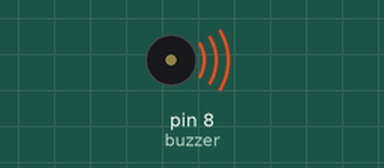
A sketch run on a simulated Arduino Uno, built with avr-gcc and run on an emulated ATmega328P. Shown: buzzer (waves = sounding).

Above: at 0.1 s.
At 86.7 s:
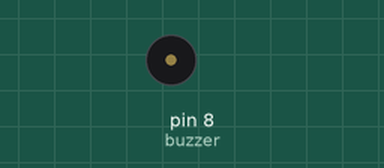
Timing chart, 0 to 88.2 s (numbered marks = the images above):
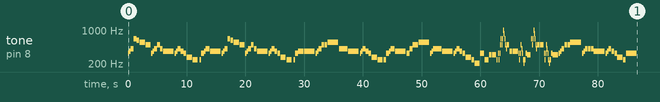

The sketch:

everglow-sketch.ino
```cpp
// Arduino Uno Music Player - Everglow (Coldplay)
// Diana Zhang, June 2021
// Musical arrangement done by me, template credits: Robson Couto at https://github.com/robsoncouto/arduino-songs

// define notes in song with ~frequency in Hz
#define NOTE_G3  196
#define NOTE_GS3 208
#define NOTE_A3  220
#define NOTE_AS3 233
#define NOTE_B3  247
#define NOTE_C4  262
#define NOTE_CS4 277
#define NOTE_D4  294
#define NOTE_DS4 311
#define NOTE_E4  330
#define NOTE_F4  349
#define NOTE_FS4 370
#define NOTE_G4  392
#define NOTE_GS4 415
#define NOTE_A4  440
#define NOTE_AS4 466
#define NOTE_B4  494
#define NOTE_C5  523
#define NOTE_CS5 554
#define NOTE_D5  587
#define NOTE_DS5 622
#define NOTE_E5  659
#define NOTE_F5  698
#define NOTE_FS5 740
#define NOTE_G5  784
#define NOTE_GS5 831
#define NOTE_A5  880
#define NOTE_AS5 932
#define NOTE_B5  988
#define NOTE_C6  1047
#define REST 0

// set speed of the song in beats per minute
int tempo = 120;

// speaker from my project was connected to pin 8 of my Arduino
int buzzer = 8;

// array containing each note + its duration of the song. Numbers used for duration correlate to the note (eg. eigth note = 8, quarter note = 4, whole note = 1, etc)
int melody[] =
{
  // arrangement done by ear

  NOTE_E4, 8,  NOTE_FS4, 8,  NOTE_GS4, 4,  NOTE_E5, 4,  NOTE_DS5, 4,  NOTE_CS5, 2,  NOTE_B4, 2,
  NOTE_E4, 8,  NOTE_FS4, 8,  NOTE_GS4, 4,  NOTE_B4, 4,  NOTE_GS4, 4,  NOTE_FS4, 1,
  NOTE_E4, 8,  NOTE_FS4, 8,  NOTE_GS4, 4,  NOTE_FS4, 4,  NOTE_E4, 4,  NOTE_CS4, 2,  NOTE_B3, 2,  REST, 8,  NOTE_B3, 8,
  NOTE_E4, 4,  NOTE_FS4, 8,  NOTE_GS4, -4,  NOTE_FS4, 1,
  NOTE_E4, 8,  NOTE_FS4, 8,  NOTE_GS4, 4,  NOTE_E5, 4,  NOTE_DS5, 4,  NOTE_CS5, 2,  NOTE_B4, 2,
  NOTE_E4, 8,  NOTE_FS4, 8,  NOTE_GS4, 4,  NOTE_B4, 4,  NOTE_GS4, 4,  NOTE_FS4, 1,
  NOTE_E4, 8,  NOTE_FS4, 8,  NOTE_GS4, 4,  NOTE_FS4, 4,  NOTE_E4, 4,  NOTE_CS4, 2,  NOTE_B3, 2,  REST, 8,  NOTE_B3, 8, NOTE_E4, 4,  NOTE_FS4, 8,  NOTE_FS4, -4,  NOTE_FS4, 1,
  NOTE_E4, 8,  NOTE_FS4, 8,  NOTE_GS4, 4,  NOTE_B4, 4,  NOTE_B4, 4, NOTE_CS5, 1,  NOTE_GS4, 4,  NOTE_GS4, 4,  NOTE_GS4, 4,  NOTE_FS4, 1,
  NOTE_E4, 8,  NOTE_FS4, 8,  NOTE_GS4, 4,  NOTE_FS4, 4,  NOTE_E4, 4,  NOTE_CS4, 2,  NOTE_B3, 2,  NOTE_B3, 4,  NOTE_E4, 4,  NOTE_FS4, 8,  NOTE_GS4, -4,  NOTE_FS4, 1,
  NOTE_E4, 4,  NOTE_GS4, 4,  NOTE_B4, 4,  NOTE_B4, 4,  NOTE_CS5, 1,
  NOTE_E4, 8,  NOTE_FS4, 8,  NOTE_GS4, 4,  NOTE_GS4, 4,  NOTE_GS4, 4,  NOTE_FS4, 1,
  NOTE_E4, 8,  NOTE_FS4, 8,  NOTE_GS4, 4,  NOTE_FS4, 4,  NOTE_E4, 4,  NOTE_CS4, 2,  NOTE_B3, 4,  NOTE_GS3, 2,
  NOTE_E4, -4,  NOTE_B3, -4, NOTE_DS4, 4,  NOTE_DS4, -4,  NOTE_B3, 8,  NOTE_E4, 16,  NOTE_B3, 16,  NOTE_E4, 16,  NOTE_B4, 16,  NOTE_E5, 16,  NOTE_B4, 16,  NOTE_E5, 16,  NOTE_B5, 16,  NOTE_GS5, 16,  NOTE_E5, 16,  NOTE_B4, 16,  NOTE_GS4, 16,  NOTE_B4, 4,  NOTE_FS4, 4,  NOTE_FS4, 2,
  NOTE_E4, 16,  NOTE_B3, 16,  NOTE_E4, 16,  NOTE_B4, 16,  NOTE_GS4, 16,  NOTE_E4, 16,  NOTE_B3, 16,  NOTE_GS3, 16,  NOTE_B3, 8,  NOTE_E4, 8,  NOTE_DS4, 3,  NOTE_E5, 16,  NOTE_B4, 16,  NOTE_E5, 16,  NOTE_B5, 16,  NOTE_GS5, 16,  NOTE_E5, 16,  NOTE_B4, 16,  NOTE_GS4, 16,  NOTE_B4, 4, NOTE_B4, 3,
  NOTE_E4, 16,  NOTE_B3, 16,  NOTE_E4, 16,  NOTE_B4, 16,  NOTE_GS4, 16,  NOTE_E4, 16,  NOTE_B3, 16,  NOTE_GS3, 16,  NOTE_B3, 8,  NOTE_E4, 8,  NOTE_DS4, 2,
  NOTE_E4, 8,  NOTE_FS4, 8,  NOTE_GS4, 4,  NOTE_B4, 4,  NOTE_B4, 4,  NOTE_CS5, 1,
  NOTE_E4, 8,  NOTE_FS4, 8,  NOTE_GS4, 4,  NOTE_GS4, 4,  NOTE_GS4, 4,  NOTE_FS4, 1,
  NOTE_E4, 8,  NOTE_FS4, 8,  NOTE_GS4, 4,  NOTE_FS4, 4,  NOTE_E4, 4,  NOTE_CS4, 2,  NOTE_B3, 4,  NOTE_E4, 1,

};

// set up condition in for loop
int notes = sizeof(melody) / sizeof(melody[0]) / 2;

// whole note duration
int wholenote = (60000 * 4) / tempo;

int divider = 0, noteDuration = 0;

void setup()
{
  // notes of song iterate
  for (int thisNote = 0; thisNote < notes * 2; thisNote = thisNote + 2) // adds 2 to account for size + duration of each note
  {
    divider = melody[thisNote + 1]; // calculates the duration of each note

    if (divider > 0) // proceeds as a regular note
    {
      noteDuration = (wholenote) / divider;
    }
    else if (divider < 0) // dotted notes entered in durations < 0
    {
      noteDuration = (wholenote) / abs(divider);
      noteDuration *= 1.5; // adds half duration for dotted notes
    }

    // slight pause added in note duration
    tone(buzzer, melody[thisNote], noteDuration * 0.9);

    // delay for previous note's duration before proceeding to next note
    delay(noteDuration);
  }
}

void loop(){ // song does not repeat
}
```
